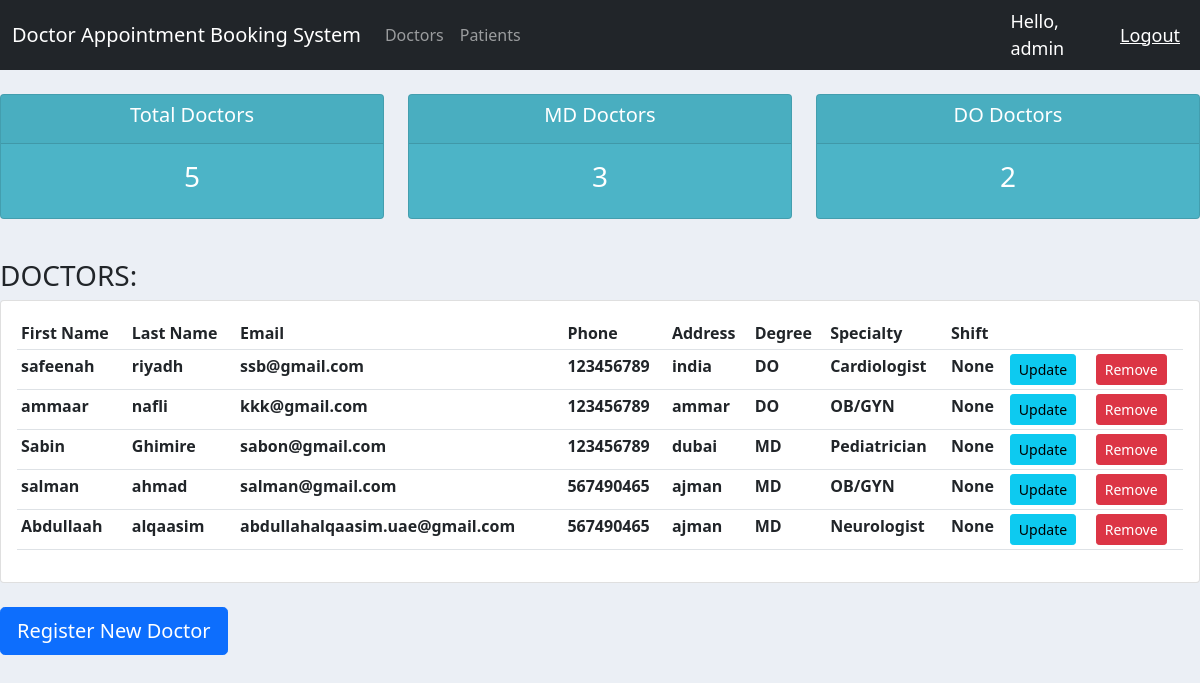
Page /doctorsList/ (signed in) on the committed database.
### core/models.py (models this page shows, shortened)
class Doctor(models.Model):
    DEGREE = (
        ('MD', 'MD'),
        ('DO', 'DO'),
    )
    SPECIALTY = (
        ('Pediatrician', 'Pediatrician'),
        ('Allergist', 'Allergists'),
        ('Dermatologist', 'Dermatologist'),
        ('Ophthalmologist', 'Ophthalmologist'),
        ('OB/GYN', 'OB/GYN'),
        ('Cardiologist', 'Cariologist'),
        ('Urologist', 'Urologist'),
        ('Neurologist', 'Neurologist'),
        ('Psychiatrist', 'Psychiatrist'),
    )
    AVAILABILITY = (
        ('Yes', 'Yes'),
        ('No', 'No'),
    )
    user = models.OneToOneField(User, null=True, on_delete=models.CASCADE)
    first_name = models.CharField(max_length=200)
    last_name = models.CharField(max_length=200)
    email = models.CharField(max_length=200)
    phone = models.CharField(max_length=10)
    address = models.CharField(max_length=1000)
    dob = models.DateField(null=True)
    degree = models.CharField(max_length=200, choices=DEGREE)
    specialty = models.CharField(max_length=200, choices = SPECIALTY)
    availability = models.CharField(max_length=200, choices=AVAILABILITY, null=True, blank=True)
    added_date = models.DateTimeField(auto_now_add=True)
    shift = models.ManyToManyField(Shift)

### core/decorators.py (the view)
        def wrapper_func(request, *args, **kwargs):
            group = None
            if request.user.groups.exists():
                group = request.user.groups.all()[0].name
            if group not in allowed_roles:
                return HttpResponse('<h1>You are not authorized to view this page</h1>')
            else:
                return view_func(request, *args, **kwargs)

### core/views.py (called while the page is built)
@login_required(login_url='login')
@allowed_users(allowed_roles=['admin'])
def doctorsListPageView(request):
    doctors = Doctor.objects.all()
    doctors_count = doctors.count()
    md_doctors = doctors.filter(degree="MD").count()
    do_doctors = doctors.filter(degree="DO").count()
    context = {
        'doctors': doctors,
        'doctors_count': doctors_count,
        'md_doctors': md_doctors,
        'do_doctors': do_doctors,
    }
    return render(request, 'core/doctorsList.html', context)

### core/templates/core/doctorsList.html
{% extends 'core/main.html' %}
{% block content %}
<br>
<div class="row">
    <div class="col">
        <div class="col-md">
            <div class="card text-center text-white mb-3 total-appointments">
                <div class="card-header">
                    <h5 class="card-title">Total Doctors</h5>
                </div>
                <div class="card-body">
                    <h3 class="card-title">{{ doctors_count }}</h3>
                </div>
            </div>
        </div>
    </div>
    <div class="col">
        <div class="col-md">
            <div class="card text-center text-white mb-3 total-appointments">
                <div class="card-header">
                    <h5 class="card-title">MD Doctors</h5>
                </div>
                <div class="card-body">
                    <h3 class="card-title">{{ md_doctors }}</h3>
                </div>
            </div>
        </div>
    </div>
    <div class="col">
        <div class="col-md">
            <div class="card text-center text-white mb-3 total-appointments">
                <div class="card-header">
                    <h5 class="card-title">DO Doctors</h5>
                </div>
                <div class="card-body">
                    <h3 class="card-title">{{ do_doctors }}</h3>
                </div>
            </div>
        </div>
    </div>
</div>
<br>
<div class="row">
    <div class="col">
        <h3>DOCTORS:</h3>
        <div class="card card-body">
            <table class="table table-sm">
                <tr>
                    <th>First Name</th>
                    <th>Last Name</th>
                    <th>Email</th>
                    <th>Phone</th>
                    <th>Address</th>
                    <th>Degree</th>
                    <th>Specialty</th>
                    <th>Shift</th>
                    <th></th>
                    <th></th>
                </tr>
                {% for doctor in doctors %}
                <tr>
                    <th>{{ doctor.first_name }}</th>
                    <th>{{ doctor.last_name }}</th>
                    <th>{{ doctor.email }}</th>
                    <th>{{ doctor.phone }}</th>
                    <th>{{ doctor.address }}</th>
                    <th>{{ doctor.degree }}</th>
                    <th>{{ doctor.specialty }}</th>
                    <th>{{ doctor.shift.name }}</th>
                    <th><a href="{% url 'doctorUpdate' doctor.id %}" class="btn btn-sm btn-info">Update</a></th>
                    <th><a href="{% url 'doctorDelete' doctor.id %}" class="btn btn-sm btn-danger">Remove</a></th>
                </tr>
                {% endfor %}
            </table>
        </div>
        <br>
        <a href="{% url 'doctorRegistration' %}" class="btn btn-lg btn-primary">Register New Doctor</a>
    </div>
</div>
{% endblock content %}

### core/templates/core/navbar.html (shortened to what this page needs)
<nav class="navbar navbar-expand-lg navbar-dark bg-dark">
    <div class="container-fluid">
      <a class="navbar-brand" href="{% url 'admin' %}">Doctor Appointment Booking System</a>
      <div class="collapse navbar-collapse" id="navbarNav">
        <ul class="navbar-nav">
            {% if request.user.is_staff %}
                <li class="nav-item">
                    <a class="nav-link" href="{% url 'doctorsList' %}">Doctors</a>
                </li>
                <li class="nav-item">
                    <a class="nav-link" href="{% url 'patientsList' %}">Patients</a>
                </li>
            {% endif %}
        </ul>
      </div>
    </div>
    <span class="hello-msg">Hello, {{request.user}}</span>
    <span><a href="{% url 'logout' %}" class="hello-msg">Logout</a></span>
  </nav>

### core/templates/core/main.html (style rules this page uses)
body { background-color: #ebeff5; }
.total-appointments { background-color: #4cb4c7; }

### core/templates/core/navbar.html (style rules this page uses)
.hello-msg { font-size: 18px; color: #fff; margin-right: 20px; }

### rows in the picture
Doctor: first_name "safeenah", last_name "riyadh", email "ssb@gmail.com", phone "123456789", address "india", degree "DO", specialty "Cardiologist", shift.name "None"
Doctor: first_name "ammaar", last_name "nafli", email "kkk@gmail.com", phone "123456789", address "ammar", degree "DO", specialty "OB/GYN", shift.name "None"
Doctor: first_name "Sabin", last_name "Ghimire", email "sabon@gmail.com", phone "123456789", address "dubai", degree "MD", specialty "Pediatrician", shift.name "None"
Doctor: first_name "salman", last_name "ahmad", email "salman@gmail.com", phone "567490465", address "ajman", degree "MD", specialty "OB/GYN", shift.name "None"
Doctor: first_name "Abdullaah", last_name "alqaasim", email "abdullahalqaasim.uae@gmail.com", phone "567490465", address "ajman", degree "MD", specialty "Neurologist", shift.name "None"

### other values in the picture
{{ request.user }} "admin"
{{ doctors_count }} "5"
{{ md_doctors }} "3"
{{ do_doctors }} "2"
